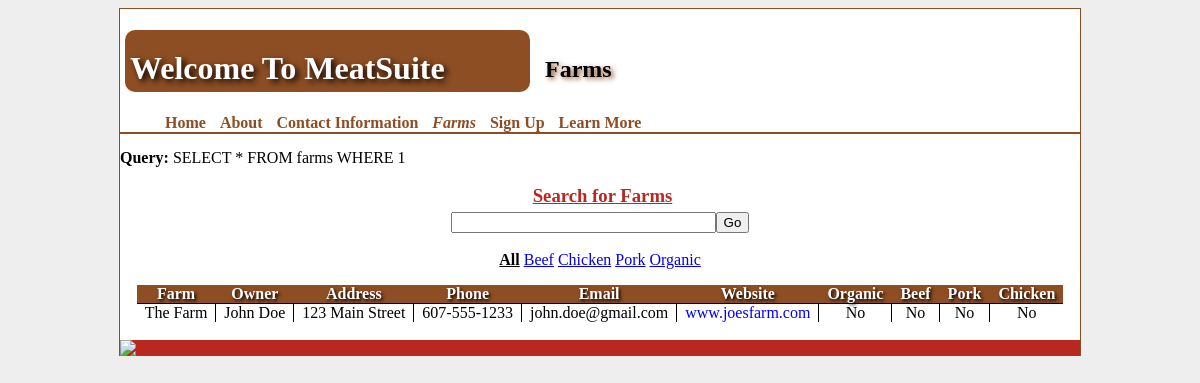
The app's page /index.php?page=farms, older data.
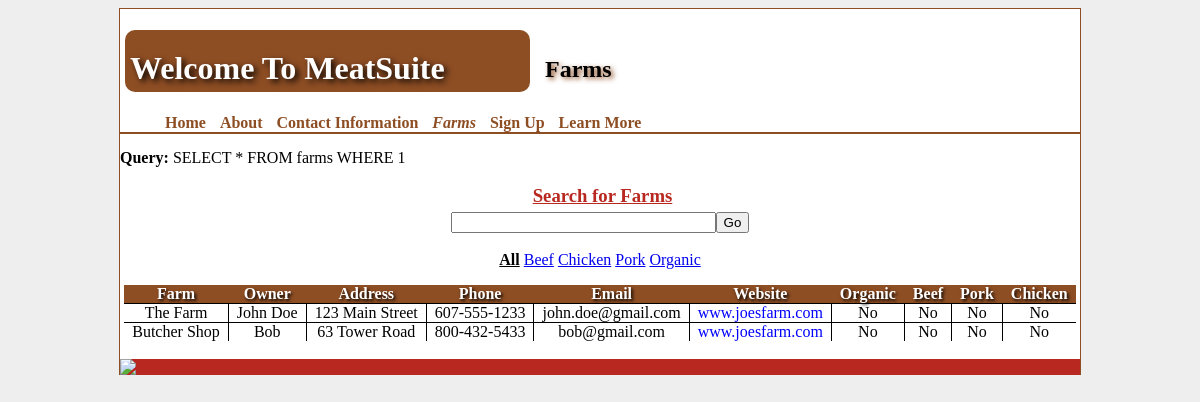
The same page, newer data.
### tables this page shows
CREATE TABLE IF NOT EXISTS `farms` (
  `FarmName` varchar(30) DEFAULT NULL,
  `owner` varchar(30) NOT NULL,
  `address` varchar(30) NOT NULL,
  `phone` varchar(30) NOT NULL,
  `email` varchar(30) NOT NULL,
  `website` varchar(30) NOT NULL,
  `organic` tinyint(1) NOT NULL,
  `beef` tinyint(1) NOT NULL,
  `pork` tinyint(1) NOT NULL,
  `chicken` tinyint(1) NOT NULL,
  `description` varchar(1000) DEFAULT NULL
);

### index.php (called while the page is built, shortened)
<?php
        include('functions.php');
        $pages = array(
            "home" => array(
                "header" => "Home"
            ),
            "about" => array(
                "header" => "About"
            ),
            "contactInfo" => array(
                "header" => "Contact Information"
            ),
			"farms" => array(
				"header" => "Farms"
			),
			"signup" => array (
				"header" => "Sign Up"
			),
			"profile" => array (
				"header" => "Profile",
                "showInMenu" => false
			),
			"learnmore" => array (
				"header" => "Learn More"
			),
			"description" => array (
				"header" => "Sign Up",
                "showInMenu" => false
			)
        );
        if (isset($_GET ["page"]) && isset($pages[$_GET["page"]])) {
            $currentPage = $_GET["page"];
        } else {
            $currentPage = "home";
        }
        $pageHeader = $pages[$currentPage]["header"];
        include "template.php";

### functions.php (called while the page is built, shortened)
<?php
    function query($query) {
        $result = mysql_query($query);
	if($result) {
            return $result;
        } else {
            echo "Error: ".mysql_error();
            return false;
        }
    }
?>

### farms.php (the view, shortened to what this page needs)
<?php
	$query = "SELECT * FROM farms WHERE 1";
        echo '<b>Query:</b> '.$query.'<br/><br/>';
        $result = query($query);
?>
<h3 class="title" style="margin-bottom:5px;">Search for Farms</h3>
<div id="bar">
    <form method="get" action="index.php">
            <input type="text" name="search" size="30" maxlength="50"><input type="submit" value="Go">
            <br><br>
            <a class="<?php echo count($_GET) == 1 ? 'active' : '' ?>" href="index.php?page=farms">All</a>
            <a class="<?php echo isset($_GET['Beef']) ? 'active' : ''?>" href="index.php?page=farms&Beef=1">Beef</a>
            <a class="<?php echo isset($_GET['Chicken']) ? 'active' : ''?>" href="index.php?page=farms&Chicken=1">Chicken</a>
            <a class="<?php echo isset($_GET['Pork']) ? 'active' : ''?>" href="index.php?page=farms&Pork=1">Pork</a>
            <a class="<?php echo isset($_GET['Organic']) ? 'active' : ''?>" href="index.php?page=farms&Organic=1">Organic</a>
    </form>
</div>
<table border='1'>
        <tr>
                <th>Farm</th>
                <th>Owner</th>
                <th>Address</th>
                <th>Phone</th>
                <th>Email</th>
                <th>Website</th>
                <th>Organic</th>
                <th>Beef</th>
                <th>Pork</th>
                <th>Chicken</th>
        </tr>
        <?php while($row = mysql_fetch_array($result)){?>
                <tr>
                        <td class="farm">
                                <a href="index.php?page=profile&id=<?php echo $row['id'] ?>" >
                                <?php echo $row['FarmName'] ?>
                                </a>
                        </td>
                        <td> <?php echo $row['owner'] ?></td>
                        <td> <?php echo $row['address'] ?></td>
                        <td> <?php echo $row['phone'] ?></td>
                        <td> <?php echo $row['email'] ?></td>
                        <td> <a class = "link" href = "<?php echo $row['website'] ?>"> <?php echo $row['website'] ?> </a> </td>
                        <td> <?php
                                if ($row['organic']==0){
                                        echo 'No';
                                }
                                else {
                                        echo 'Yes';
                                }
                        ?></td>
                        <td> <?php
                                if ($row['beef']==0){
                                        echo 'No';
                                }
                                else {
                                        echo 'Yes';
                                }
                        ?></td>
                        <td> <?php
                                if ($row['pork']==0){
                                        echo 'No';
                                }
                                else {
                                        echo 'Yes';
                                }
                        ?></td>
                        <td> <?php
                                if ($row['chicken']==0){
                                        echo 'No';
                                }
                                else {
                                        echo 'Yes';
                                }
                        ?></td>
                </tr>
        <?php } ?>
</table>

### template.php (shortened to what this page needs)
<html>
	<head>
		<link rel="stylesheet" href="meatsuite.css" />
	</head>
	<body>
	<div class="Container">
		<div id="Headers">
			<h1>Welcome To MeatSuite</h1>
			<h2>
				<?php
					if ($pageHeader == 'Profile'){
						$desc = mysql_query("SELECT * FROM farms WHERE id='".$_GET['id']."'");
						$row = mysql_fetch_array($desc);
						echo $row['FarmName'];
					}
					else{
						echo $pageHeader;
					}
				?>
			</h2>
			<br style= "clear: both;"/>
		</div>
		<?php include 'Menu.php'; ?>
		<div class="Paragraph">
			<?php include $pageFile; ?>
			<br style= "clear: both;"/>
		</div>
		<footer style= "background-color:#b82820;">
			<img id ="Tompkins" src="http://ccetompkins.org/sites/all/themes/ccetompkins/images/logo.jpg" />
		</footer>
	</div>
	</body>
</html>

### Menu.php
<div class="Pages">
    <ul>
	<?php foreach($pages as $page => $values) : ?>
            <?php if(!isset($values['showInMenu']) || $values['showInMenu']) : ?>
		<li>
			<a class=
				"<?php if($page == $currentPage) echo 'currentPage'; ?>"
				href="index.php?page=<?php echo $page; if ($page == 'learnmore'){ echo '&tab=0';} ?>"><?php echo $values["header"]; ?>
			</a>
		</li>
            <?php endif; ?>
	<?php endforeach; ?>
    </ul>
</div>

### meatsuite.css (style rules this page uses)
body { background:#eee; }
.Container { margin: 0 auto 0 auto; width: 960px; background:white; border-left:1px solid #8e4e24; border-right:1px solid #8e4e24; border-top:1px solid #8e4e24; }
.Pages { border-bottom:2px solid #8e4e24; margin-bottom:15px; }
.currentPage { font-style:italic; }
.Pages li { display:inline; width: 500 px; text-align:center; margin: 0px 5px 0 5px; }
.Pages ul { margin: 0; }
.Pages a { color:#8e4e24; text-decoration:none; font-weight:bold; text-align:center; }
h1 { text-align:left; width:400px; padding: 20px 0 5px 5px; background-color: #8e4e24; border-radius: 10px; -moz-border-radius: 10px; -webkit-border-radius: 10px; color:white; text-shadow: #000000 0.1em 0.1em 0.2em; float:left; margin-left:5px; }
h2 { color:#000000; text-shadow: #8e4e24 0.1em 0.1em 0.2em; margin: 47px 5px 0 5px; padding:0 0 30px 10px; float:left; }
h3 { margin: 0 0 0 5px; }
table, th, td { border-collapse:collapse; text-align:center; padding:0 8px 0 8px; margin-left:auto; margin-right:auto; }
table { border-style:hidden; }
th { background:#8e4e24; border:1px solid #8e4e24; border-bottom:1px solid black; color:white; text-shadow: #000000 0.1em 0.1em 0.2em; }
td { border:1px solid black; }
.farm a { color:#000; text-decoration:none; }
.title, .subtitle { text-align:center; font-weight:bold; text-decoration:underline; color:#b82820; }
#bar { text-align:center; margin-bottom:5px; }
.link { color:blue; text-decoration:none; }
a.active { font-weight: bold; color: black; }

Row changes from the older to the newer data that the page shows:
added farms: FarmName "Butcher Shop", owner "Bob", address "63 Tower Road", phone "800-432-5433", email "bob@gmail.com", website "www.joesfarm.com", organic "No", beef "No", pork "No", chicken "No"
